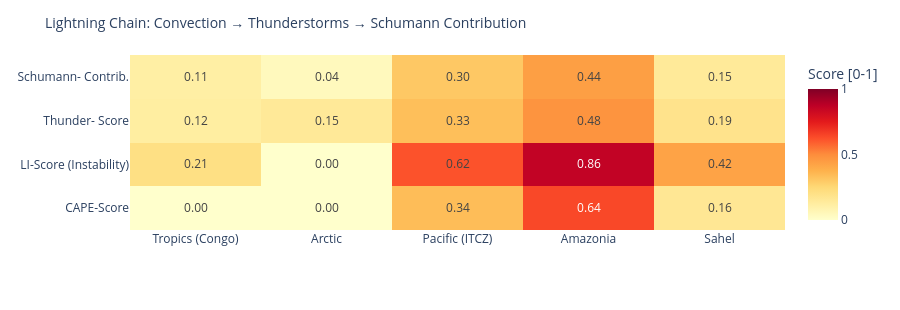

Notebook code for this chart:
### Code cell
# ============================================================
# LIGHTNING CHAIN: Convection → Thunderstorms → Schumann
# Shows the causal chain per measurement point as heatmap
# ============================================================

def cape_score(v):
    """CAPE → normalized score [0,1]"""
    if v is None or pd.isna(v): return 0.0
    return min(1.0, float(v) / 3000)

def li_score(v):
    """Lifted Index: negative = unstable → score [0,1]"""
    if v is None or pd.isna(v): return 0.3
    return min(1.0, max(0.0, (-float(v) + 6) / 12))

def cloud_score(v):
    if v is None or pd.isna(v): return 0.3
    return float(v) / 100

def thunder_score(row):
    """Kombinierter Gewitterwahrscheinlichkeits-Score
    CAPE + LI + Bedeckung + WMO-Gewitter + konvektiver Niederschlag (showers)
    Hinweis: X-Ray und Kp sind kein Bestandteil – nur geomagn./solarer Kontext.
    """
    cs = cape_score(row.get('cape'))
    ls = li_score(row.get('li'))
    cl = cloud_score(row.get('cloud'))
    t  = 1.0 if row.get('thunderstorm') else 0.0
    # Convective precipitation (showers) as additional indicator
    sh = min(1.0, (row.get('showers') or 0) / 5.0)
    return round(cs * 0.30 + ls * 0.25 + cl * 0.15 + t * 0.20 + sh * 0.10, 3)

def schumann_contribution(t_score, lat):
    """Schumann contribution: higher in tropics (±30°), scaled by thunderstorm score"""
    lat_weight = max(0.3, 1.0 - abs(lat) / 60)
    return round(t_score * lat_weight, 3)

df_atm['cape_score']   = df_atm.apply(lambda r: cape_score(r['cape']), axis=1)
df_atm['li_score']     = df_atm.apply(lambda r: li_score(r['li']),    axis=1)
df_atm['thunder_score']= df_atm.apply(lambda r: thunder_score(r.to_dict()), axis=1)
df_atm['schumann_contribution'] = df_atm.apply(
    lambda r: schumann_contribution(r['thunder_score'], r['lat']), axis=1)

metrics = ['cape_score', 'li_score', 'thunder_score', 'schumann_contribution']
labels  = ['CAPE-Score', 'LI-Score\n(Instability)', 'Thunder-\nScore', 'Schumann-\nContrib.']
z_data  = [df_atm[m].tolist() for m in metrics]

fig = go.Figure(go.Heatmap(
    z=z_data,
    x=df_atm['point'].tolist(),
    y=labels,
    colorscale='YlOrRd',
    zmin=0, zmax=1,
    text=[[f'{v:.2f}' for v in row] for row in z_data],
    texttemplate='%{text}', textfont=dict(size=12),
    colorbar=dict(title='Score [0-1]')
))
fig.update_layout(
    title=dict(text='Lightning Chain: Convection → Thunderstorms → Schumann Contribution', font=dict(size=14)),
    height=310,
    plot_bgcolor='rgba(0,0,0,0)', paper_bgcolor='rgba(0,0,0,0)',
    margin=dict(l=130, r=80, t=55, b=80)
)
fig.show()

### Figure 1 — Plotly figure (JSON) as saved in the notebook; plotly's stock layout.template omitted (floating-point values rounded to 4 significant figures)
{"data": [{"colorbar": {"title": {"text": "Score [0-1]"}}, "colorscale": [[0.0, "rgb(255,255,204)"], [0.125, "rgb(255,237,160)"], [0.25, "rgb(254,217,118)"], [0.375, "rgb(254,178,76)"], [0.5, "rgb(253,141,60)"], [0.625, "rgb(252,78,42)"], [0.75, "rgb(227,26,28)"], [0.875, "rgb(189,0,38)"], [1.0, "rgb(128,0,38)"]], "text": [["0.00", "0.00", "0.34", "0.64", "0.16"], ["0.21", "0.00", "0.62", "0.86", "0.42"], ["0.12", "0.15", "0.33", "0.48", "0.19"], ["0.11", "0.04", "0.30", "0.44", "0.15"]], "textfont": {"size": 12}, "texttemplate": "%{text}", "type": "heatmap", "x": ["Tropics (Congo)", "Arctic", "Pacific (ITCZ)", "Amazonia", "Sahel"], "y": ["CAPE-Score", "LI-Score\n(Instability)", "Thunder-\nScore", "Schumann-\nContrib."], "z": [[0.0, 0.0, 0.34, 0.64, 0.16], [0.2083, 0.0, 0.6167, 0.8583, 0.425], [0.121, 0.148, 0.333, 0.478, 0.186], [0.113, 0.044, 0.305, 0.438, 0.146]], "zmax": 1, "zmin": 0}], "layout": {"height": 310, "margin": {"b": 80, "l": 130, "r": 80, "t": 55}, "paper_bgcolor": "rgba(0,0,0,0)", "plot_bgcolor": "rgba(0,0,0,0)", "title": {"font": {"size": 14}, "text": "Lightning Chain: Convection → Thunderstorms → Schumann Contribution"}}}
